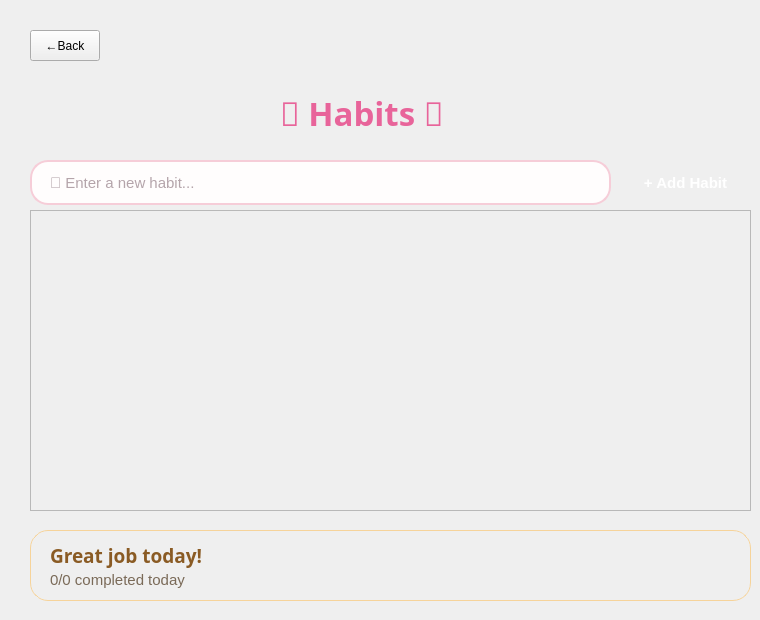
      <widget class="QWidget" name="pageHabits">
       <widget class="QPushButton" name="btnBackFromHabits">
        <property name="geometry">
         <rect>
          <x>30</x>
          <y>30</y>
          <width>70</width>
          <height>31</height>
         </rect>
        </property>
        <property name="text">
         <string>←Back</string>
        </property>
       </widget>
       <widget class="QLabel" name="label_12">
        <property name="geometry">
         <rect>
          <x>280</x>
          <y>90</y>
          <width>400</width>
          <height>45</height>
         </rect>
        </property>
        <property name="font">
         <font>
          <family>Segoe Print</family>
          <pointsize>-1</pointsize>
          <bold>true</bold>
         </font>
        </property>
        <property name="styleSheet">
         <string notr="true">font-size: 33px;
    font-weight: bold;
    color: #E8649A;</string>
        </property>
        <property name="text">
         <string>🎀 Habits 🎀</string>
        </property>
       </widget>
       <widget class="QScrollArea" name="scrollAreaHabits">
        <property name="geometry">
         <rect>
          <x>30</x>
          <y>210</y>
          <width>721</width>
          <height>301</height>
         </rect>
        </property>
        <property name="widgetResizable">
         <bool>true</bool>
        </property>
        <widget class="QWidget" name="habitCardsContainer">
         <property name="geometry">
          <rect>
           <x>0</x>
           <y>0</y>
           <width>719</width>
           <height>299</height>
          </rect>
         </property>
        </widget>
       </widget>
       <widget class="QLineEdit" name="lineEditNewHabit">
        <property name="geometry">
         <rect>
          <x>30</x>
          <y>160</y>
          <width>581</width>
          <height>45</height>
         </rect>
        </property>
        <property name="styleSheet">
         <string notr="true">QLineEdit#lineEditNewHabit
{
    background-color: #FFFDFD;

    border: 2px solid #F6CDD8;
    border-radius: 18px;

    padding: 10px 16px;

    color: #6A4C58;

    font-family: &quot;Poppins&quot;;
    font-size: 11pt;

    selection-background-color: #F8BDD1;
}

QLineEdit#lineEditNewHabit:focus
{
    border: 2px solid #EC87B0;
    background-color: #FFFFFF;
}</string>
        </property>
        <property name="placeholderText">
         <string>🌸 Enter a new habit...</string>
        </property>
       </widget>
       <widget class="QPushButton" name="btnAddHabitlist">
        <property name="geometry">
         <rect>
          <x>620</x>
          <y>160</y>
          <width>131</width>
          <height>45</height>
         </rect>
        </property>
        <property name="styleSheet">
         <string notr="true">QPushButton#btnAddHabitlist
{
    background: qlineargradient(
        x1:0, y1:0,
        x2:0, y2:1,
        stop:0 #FFBDD4,
        stop:1 #F69CBC
    );

    border: none;
    border-radius: 18px;

    color: white;

    font-family: &quot;Poppins&quot;;
    font-size: 11pt;
    font-weight: 600;

    padding: 8px 18px;
}
QPushButton#btnAddHabitlist:hover
{
    background: qlineargradient(
        x1:0, y1:0,
        x2:0, y2:1,
        stop:0 #FFC8DB,
        stop:1 #F8A9C7
    );
}
QPushButton#btnAddHabitlist:pressed
{
    background: #EC82AE;
}</string>
        </property>
        <property name="text">
         <string>+ Add Habit</string>
        </property>
       </widget>
       <widget class="QLabel" name="label_15">
        <property name="geometry">
         <rect>
          <x>30</x>
          <y>530</y>
          <width>721</width>
          <height>71</height>
         </rect>
        </property>
        <property name="styleSheet">
         <string notr="true">
    background: qlineargradient(
        x1:0, y1:0,
        x2:1, y2:1,
        stop:0 #FFF8E8,
        stop:0.5 #FFECC8,
        stop:1 #FFD9A8
    );

    border: 1px solid #F6D39A;
    border-radius: 18px;
</string>
        </property>
        <property name="text">
         <string/>
        </property>
       </widget>
       <widget class="QLabel" name="label_14">
        <property name="geometry">
         <rect>
          <x>650</x>
          <y>500</y>
          <width>101</width>
          <height>111</height>
         </rect>
        </property>
        <property name="text">
         <string/>
        </property>
        <property name="pixmap">
         <pixmap resource="resources.qrc">:/assets/teddy.png</pixmap>
        </property>
        <property name="scaledContents">
         <bool>true</bool>
        </property>
       </widget>
       <widget class="QLabel" name="label_13">
        <property name="geometry">
         <rect>
          <x>50</x>
          <y>530</y>
          <width>200</width>
          <height>50</height>
         </rect>
        </property>
        <property name="font">
         <font>
          <family>Poppins</family>
          <pointsize>14</pointsize>
          <fontweight>DemiBold</fontweight>
         </font>
        </property>
        <property name="styleSheet">
         <string notr="true">
    background: transparent;

    color: #8A5B24;

    font-family: &quot;Poppins&quot;;
    font-size: 12.5
pt;
    font-weight: 600;

   

</string>
        </property>
        <property name="text">
         <string>Great job today!</string>
        </property>
       </widget>
       <widget class="QLabel" name="labelHabitProgress">
        <property name="geometry">
         <rect>
          <x>50</x>
          <y>560</y>
          <width>200</width>
          <height>40</height>
         </rect>
        </property>
        <property name="styleSheet">
         <string notr="true">QLabel#labelHabitProgress
{
    background: transparent;

    color: #7A6A58;

    font-family: &quot;Poppins&quot;;
    font-size: 11pt;
}</string>
        </property>
        <property name="text">
         <string>0/0 completed today</string>
        </property>
       </widget>
      </widget>
